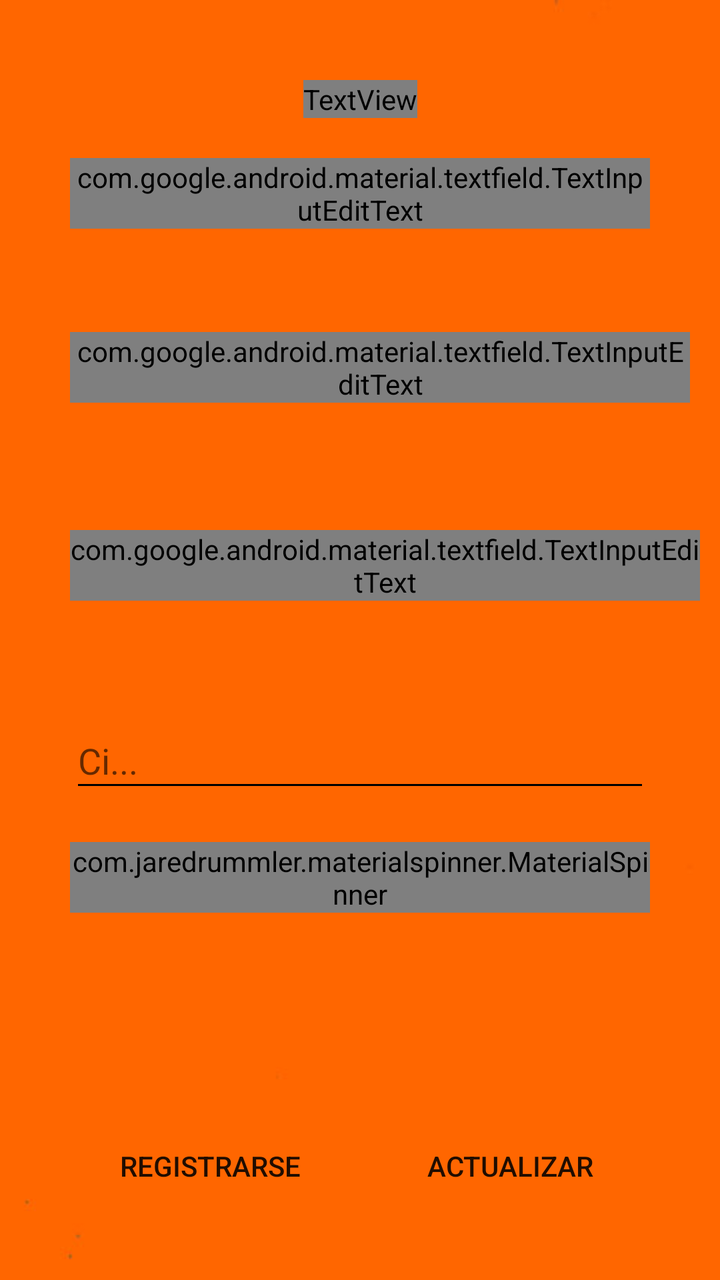
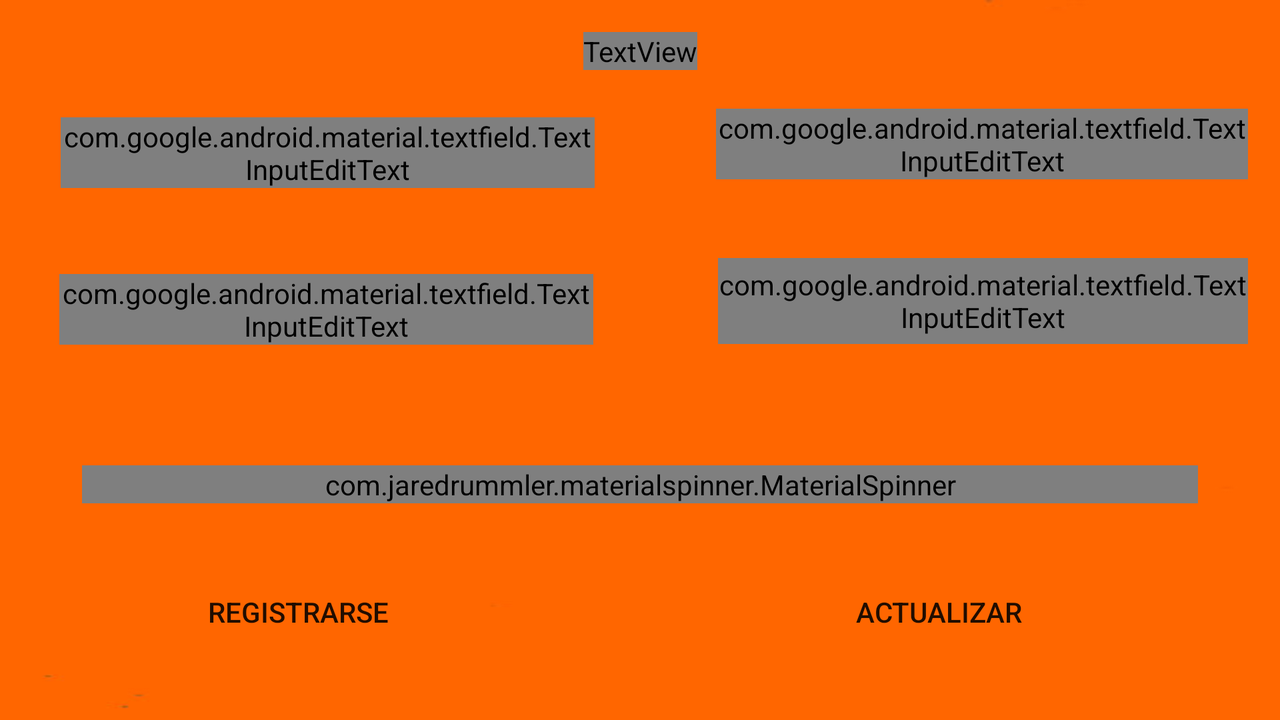

One screen, two layout resources from the same app: the default and the author's alternative for another configuration. Each is rendered where Android would select it; the XML of both is given below.
<!-- AndroidManifest.xml: application theme AppTheme -->
<!-- res/layout/activity_profile_conf.xml -->
<?xml version="1.0" encoding="utf-8"?>
<android.support.constraint.ConstraintLayout xmlns:android="http://schemas.android.com/apk/res/android"
    xmlns:tools="http://schemas.android.com/tools"
    android:layout_width="match_parent"
    android:background="@drawable/background"
    android:layout_height="match_parent"
    xmlns:app="http://schemas.android.com/apk/res-auto"
    tools:context="com.tarija.tresdos.tarijasegura.ProfileConfActivity">

    <TextView
        android:id="@+id/textView"
        android:layout_width="wrap_content"
        android:layout_height="wrap_content"
        android:layout_marginBottom="10dp"
        android:layout_marginEnd="8dp"
        android:layout_marginStart="8dp"
        android:layout_marginTop="40dp"
        android:fontFamily="sans-serif"
        android:textColor="@color/colorWhite"
        android:text="Verifique que sus datos sean correctos:"
        app:layout_constraintBottom_toTopOf="@+id/textInputLayout1"
        app:layout_constraintEnd_toEndOf="parent"
        app:layout_constraintStart_toStartOf="parent"
        app:layout_constraintTop_toTopOf="parent"
        app:layout_constraintVertical_bias="0.037" />

<android.support.design.widget.TextInputLayout
    android:id="@+id/textInputLayout1"
    android:layout_width="match_parent"
    android:layout_height="52dp"
    android:layout_marginBottom="25dp"
    android:layout_marginEnd="35dp"
    android:layout_marginStart="35dp"
    android:layout_marginTop="10dp"
    android:textColorHint="@color/colorWhite"
    app:layout_constraintBottom_toTopOf="@+id/textInputLayout2"
    app:layout_constraintEnd_toEndOf="parent"
    app:layout_constraintHorizontal_bias="0.0"
    app:layout_constraintStart_toStartOf="parent"
    app:layout_constraintTop_toBottomOf="@+id/textView">

    <android.support.design.widget.TextInputEditText
        android:id="@+id/name_padre"
        android:layout_width="match_parent"
        android:layout_height="wrap_content"
        android:textColor="@color/colorWhite"
        android:textColorHint="@color/colorWhite"
        android:hint="Nombres..." />
</android.support.design.widget.TextInputLayout>

<android.support.design.widget.TextInputLayout
    android:id="@+id/textInputLayout2"
    android:layout_width="315dp"
    android:layout_height="64dp"
    android:layout_marginBottom="25dp"
    android:layout_marginEnd="35dp"
    android:layout_marginStart="35dp"
    android:layout_marginTop="10dp"
    android:textColorHint="@color/colorWhite"
    app:layout_constraintBottom_toTopOf="@+id/textInputLayout3"
    app:layout_constraintEnd_toEndOf="parent"
    app:layout_constraintHorizontal_bias="0.0"
    app:layout_constraintStart_toStartOf="parent"
    app:layout_constraintTop_toBottomOf="@+id/textInputLayout1">

    <android.support.design.widget.TextInputEditText
        android:id="@+id/lastname_padre"
        android:layout_width="310dp"
        android:textColor="@color/colorWhite"
        android:textColorHint="@color/colorWhite"
        android:layout_height="wrap_content"
        android:hint="Apellidos..." />
</android.support.design.widget.TextInputLayout>

<android.support.design.widget.TextInputLayout
    android:id="@+id/textInputLayout3"
    android:layout_width="315dp"
    android:layout_height="64dp"
    android:layout_marginBottom="8dp"
    android:layout_marginEnd="35dp"
    android:layout_marginStart="35dp"
    android:layout_marginTop="10dp"
    android:textColorHint="@color/colorWhite"
    app:layout_constraintBottom_toTopOf="@+id/textInputLayout4"
    app:layout_constraintEnd_toEndOf="parent"
    app:layout_constraintHorizontal_bias="0.0"
    app:layout_constraintStart_toStartOf="parent"
    app:layout_constraintTop_toBottomOf="@+id/textInputLayout2">

    <android.support.design.widget.TextInputEditText
        android:id="@+id/email_padre"
        android:inputType="textEmailAddress"
        android:layout_width="match_parent"
        android:layout_height="wrap_content"
        android:textColor="@color/colorWhite"
        android:textColorHint="@color/colorWhite"
        android:hint="Correo electronico..." />
</android.support.design.widget.TextInputLayout>

<android.support.design.widget.TextInputLayout
    android:id="@+id/textInputLayout4"
    android:layout_width="match_parent"
    android:layout_height="54dp"
    android:layout_marginBottom="8dp"
    android:layout_marginEnd="35dp"
    android:layout_marginStart="35dp"
    android:layout_marginTop="10dp"
    android:textColor="@color/colorWhite"
    android:textColorHint="@color/colorWhite"
    app:layout_constraintBottom_toTopOf="@+id/select_padre"
    app:layout_constraintEnd_toEndOf="parent"
    app:layout_constraintHorizontal_bias="0.0"
    app:layout_constraintStart_toStartOf="parent"
    app:layout_constraintTop_toBottomOf="@+id/textInputLayout3">

    <android.support.design.widget.TextInputEditText
        android:id="@+id/ci_padre"
        android:layout_width="match_parent"
        android:layout_height="43dp"
        android:hint="Ci..." />
</android.support.design.widget.TextInputLayout>


<Button
    android:id="@+id/btnRegistro"
    android:layout_width="146dp"
    android:layout_height="50dp"
    android:layout_marginBottom="32dp"
    android:layout_marginEnd="8dp"
    android:layout_marginStart="35dp"
    android:background="@color/colorWhite"
    android:text="Registrarse"
    app:layout_constraintBottom_toBottomOf="parent"
    app:layout_constraintEnd_toStartOf="@+id/btnUpdate"
    app:layout_constraintHorizontal_bias="0.47"
    app:layout_constraintStart_toStartOf="parent"
    android:layout_marginRight="8dp"
    android:layout_marginLeft="35dp" />

<Button
    android:id="@+id/btnUpdate"
    android:layout_width="146dp"
    android:layout_height="50dp"
    android:background="@color/colorWhite"
    android:layout_marginBottom="32dp"
    android:layout_marginEnd="32dp"
    android:text="Actualizar"
    app:layout_constraintBottom_toBottomOf="parent"
    app:layout_constraintEnd_toEndOf="parent"
    android:layout_marginRight="32dp" />

<com.jaredrummler.materialspinner.MaterialSpinner
    android:id="@+id/select_padre"
    android:layout_width="match_parent"
    android:layout_height="wrap_content"
    android:layout_marginEnd="35dp"
    android:layout_marginStart="35dp"
    android:layout_marginTop="20dp"
    app:layout_constraintEnd_toEndOf="parent"
    app:layout_constraintHorizontal_bias="0.0"
    app:layout_constraintStart_toStartOf="parent"
    app:layout_constraintTop_toBottomOf="@+id/textInputLayout4"
    tools:ignore="MissingConstraints" />
</android.support.constraint.ConstraintLayout>
<!-- resources referenced by this layout -->
<resources>
  <!-- drawable background: jpg bitmap (drawable, 20931 bytes) -->
  <style name="AppTheme" parent="Theme.AppCompat.Light.DarkActionBar">
          
          <item name="colorPrimary">@color/orange_1</item>
          <item name="colorPrimaryDark">@color/orange_1</item>
          <item name="colorAccent">@color/colorAccent</item>
          <item name="android:actionMenuTextColor">@color/colorWhite</item>
          <item name="colorControlNormal">@color/orange_1</item>
          <item name="colorControlActivated">@color/orange_1</item>
      </style>
  <color name="colorAccent">#ffffff</color>
</resources>
<!-- res/layout-land/activity_profile_conf.xml (the author's variant of the layout above) -->
<!-- drawn on the phone turned sideways -->
<?xml version="1.0" encoding="utf-8"?>
<android.support.constraint.ConstraintLayout xmlns:android="http://schemas.android.com/apk/res/android"
    xmlns:app="http://schemas.android.com/apk/res-auto"
    xmlns:tools="http://schemas.android.com/tools"
    android:layout_width="match_parent"
    android:layout_height="match_parent"
    android:background="@drawable/background"
    tools:context="com.tarija.tresdos.tarijasegura.ProfileConfActivity"
    tools:layout_editor_absoluteY="25dp">

    <TextView
        android:id="@+id/textView"
        android:layout_width="wrap_content"
        android:layout_height="wrap_content"
        android:layout_marginBottom="8dp"
        android:layout_marginEnd="8dp"
        android:layout_marginStart="8dp"
        android:layout_marginTop="8dp"
        android:fontFamily="sans-serif"
        android:text="Verifique que sus datos sean correctos:"
        android:textColor="@color/colorWhite"
        android:textSize="17sp"
        app:layout_constraintBottom_toBottomOf="parent"
        app:layout_constraintEnd_toEndOf="parent"
        app:layout_constraintStart_toStartOf="parent"
        app:layout_constraintTop_toTopOf="parent"
        app:layout_constraintVertical_bias="0.025" />

    <android.support.design.widget.TextInputLayout
        android:id="@+id/textInputLayout1"
        android:layout_width="267dp"
        android:layout_height="55dp"
        android:layout_marginBottom="8dp"
        android:layout_marginEnd="8dp"
        android:layout_marginStart="8dp"
        android:layout_marginTop="8dp"
        android:textColorHint="@color/colorWhite"
        app:layout_constraintBottom_toTopOf="@+id/textInputLayout3"
        app:layout_constraintEnd_toStartOf="@+id/textInputLayout2"
        app:layout_constraintHorizontal_bias="0.296"
        app:layout_constraintStart_toStartOf="parent"
        app:layout_constraintTop_toTopOf="parent"
        app:layout_constraintVertical_bias="0.769">

        <android.support.design.widget.TextInputEditText
            android:id="@+id/name_padre"
            android:layout_width="match_parent"
            android:layout_height="wrap_content"
            android:hint="Nombres..."
            android:inputType="textPersonName"
            android:textColor="@color/colorWhite"
            android:textColorHint="@color/colorWhite" />
    </android.support.design.widget.TextInputLayout>

    <android.support.design.widget.TextInputLayout
        android:id="@+id/textInputLayout2"
        android:layout_width="266dp"
        android:layout_height="59dp"
        android:layout_marginBottom="8dp"
        android:layout_marginEnd="16dp"
        android:layout_marginTop="8dp"
        android:textColorHint="@color/colorWhite"
        app:layout_constraintBottom_toTopOf="@+id/textInputLayout4"
        app:layout_constraintEnd_toEndOf="parent"
        app:layout_constraintTop_toTopOf="parent"
        app:layout_constraintVertical_bias="0.857">

        <android.support.design.widget.TextInputEditText
            android:id="@+id/lastname_padre"
            android:layout_width="match_parent"
            android:layout_height="wrap_content"
            android:hint="Apellidos..."
            android:inputType="textPersonName"
            android:textColor="@color/colorWhite"
            android:textColorHint="@color/colorWhite" />
    </android.support.design.widget.TextInputLayout>

    <android.support.design.widget.TextInputLayout
        android:id="@+id/textInputLayout3"
        android:layout_width="267dp"
        android:layout_height="59dp"
        android:layout_marginBottom="164dp"
        android:layout_marginEnd="8dp"
        android:layout_marginStart="8dp"
        android:textColorHint="@color/colorWhite"
        app:layout_constraintBottom_toBottomOf="parent"
        app:layout_constraintEnd_toStartOf="@+id/textInputLayout4"
        app:layout_constraintHorizontal_bias="0.285"
        app:layout_constraintStart_toStartOf="parent">

        <android.support.design.widget.TextInputEditText
            android:id="@+id/email_padre"
            android:layout_width="match_parent"
            android:layout_height="wrap_content"
            android:hint="Correo electronico..."
            android:inputType="textEmailAddress"
            android:textColor="@color/colorWhite"
            android:textColorHint="@color/colorWhite" />
    </android.support.design.widget.TextInputLayout>

    <android.support.design.widget.TextInputLayout
        android:id="@+id/textInputLayout4"
        android:layout_width="265dp"
        android:layout_height="59.dp"
        android:layout_marginBottom="172dp"
        android:layout_marginEnd="16dp"
        android:textColor="@color/colorWhite"
        android:textColorHint="@color/colorWhite"
        app:layout_constraintBottom_toBottomOf="parent"
        app:layout_constraintEnd_toEndOf="parent">

        <android.support.design.widget.TextInputEditText
            android:id="@+id/ci_padre"
            android:layout_width="match_parent"
            android:layout_height="43dp"
            android:hint="Ci..."
            android:inputType="number"
            android:textColor="@color/colorWhite"
            android:textColorHint="@color/colorWhite" />
    </android.support.design.widget.TextInputLayout>


    <Button
        android:id="@+id/btnRegister"
        android:layout_width="146dp"
        android:layout_height="50dp"
        android:layout_marginBottom="16dp"
        android:layout_marginStart="76dp"
        android:layout_marginTop="8dp"
        android:background="@color/colorWhite"
        android:text="Registrarse"
        app:layout_constraintBottom_toBottomOf="parent"
        app:layout_constraintStart_toStartOf="parent"
        app:layout_constraintTop_toTopOf="parent"
        app:layout_constraintVertical_bias="0.954" />

    <Button
        android:id="@+id/btnUpdate"
        android:layout_width="146dp"
        android:layout_height="50dp"
        android:layout_marginBottom="16dp"
        android:layout_marginEnd="8dp"
        android:layout_marginStart="8dp"
        android:layout_marginTop="8dp"
        android:background="@color/colorWhite"
        android:text="Actualizar"
        app:layout_constraintBottom_toBottomOf="parent"
        app:layout_constraintEnd_toEndOf="parent"
        app:layout_constraintHorizontal_bias="0.65"
        app:layout_constraintStart_toEndOf="@+id/btnRegister"
        app:layout_constraintTop_toTopOf="parent"
        app:layout_constraintVertical_bias="0.954" />

    <com.jaredrummler.materialspinner.MaterialSpinner
        android:id="@+id/select_padre"
        android:layout_width="558dp"
        android:layout_height="wrap_content"
        android:layout_marginBottom="8dp"
        android:layout_marginEnd="8dp"
        android:layout_marginStart="8dp"
        android:layout_marginTop="8dp"
        app:layout_constraintBottom_toBottomOf="parent"
        app:layout_constraintEnd_toEndOf="parent"
        app:layout_constraintStart_toStartOf="parent"
        app:layout_constraintTop_toTopOf="parent"
        app:layout_constraintVertical_bias="0.691"
        tools:ignore="MissingConstraints" />
</android.support.constraint.ConstraintLayout>
